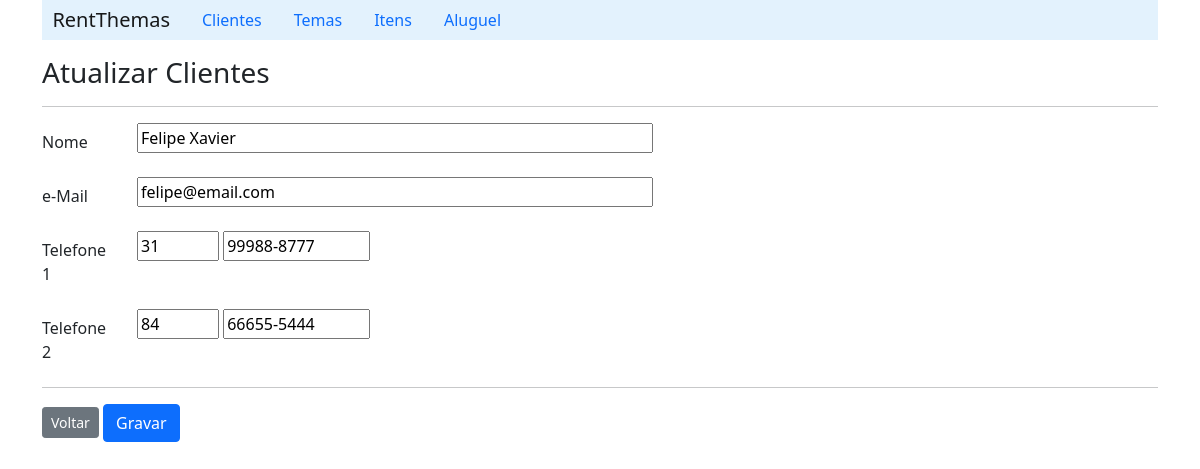
Page /detailClient/1 on the committed database.
### aluguel/models.py (models this page shows, shortened)
class Client(models.Model):
    name = models.CharField(max_length=60, blank=False)
    email = models.CharField(max_length=60, blank=True)

class Phone(models.Model):
    ddd = models.CharField(max_length=3)
    number = models.CharField(max_length=10)
    client = models.ForeignKey('Client', on_delete=models.CASCADE, related_name='phones')

### aluguel/views.py (the view)
# urls.py: path('detailClient/<int:id>', ClientViews.detailClient),
    def detailClient(request, id):
        client = Client.objects.get(pk=id)
        return render(request, 'client/formEditClient.html', {'client': client} )

### aluguel/templates/client/formEditClient.html (shortened to what this page needs)
{% extends "index.html" %}
{% block content %}
    <h3>Atualizar Clientes</h3>
    <hr>
        <form action="/updateClient/{{client.id}}" method="post">
            <div class="row mb-3">
                <label class="col-sm-1 col-form-label" for="name">Nome</label>
                <div class="col-sm-11">
                    <input id="name" type="text" size="50" name="name" value="{{client.name}}">
                </div>
            </div>
            <div class="row mb-3">
                <label class="col-sm-1 col-form-label" for="email">e-Mail</label>
                <div class="col-sm-11">
                    <input type="email" id="email" size="50" name="email" value={{client.email}}>
                </div>
            </div>
                <div class="row mb-3">
                    <label class="col-sm-1 col-form-label" for="phone1">Telefone 1 </label>
                    <div class="col-sm-11">
                        <input type="text"  size="3" name="ddd1" value={{client.phones.all.first.ddd}}>
                        <input type="text"  size="10" name="phone1" pattern="[0-9]{5}-[0-9]{4}" value={{client.phones.all.first.number}} >
                    </div>
                </div>
                <div class="row mb-3">
                    <label class="col-sm-1 col-form-label" for="phone2">Telefone 2 </label>
                    <div class="col-sm-11">
                        <input type="text" id="phone2" size="3" name="ddd2" value={{client.phones.all.last.ddd}}>
                        <input type="text" id="phone2" size="10" name="phone2" pattern="[0-9]{5}-[0-9]{4}" value={{client.phones.all.last.number}}>
                    </div>
                </div>
            <hr>
            <a class="btn btn-secondary btn-sm" href="/listClient">Voltar</a>
            <input class="btn btn-primary" type="submit" value="Gravar">
        </form>
{% endblock %}

### rows in the picture
Client: name "Felipe Xavier", email "felipe@email.com", ddd1 "31", phone1 "99988-8777", ddd2 "84", phone2 "66655-5444"
